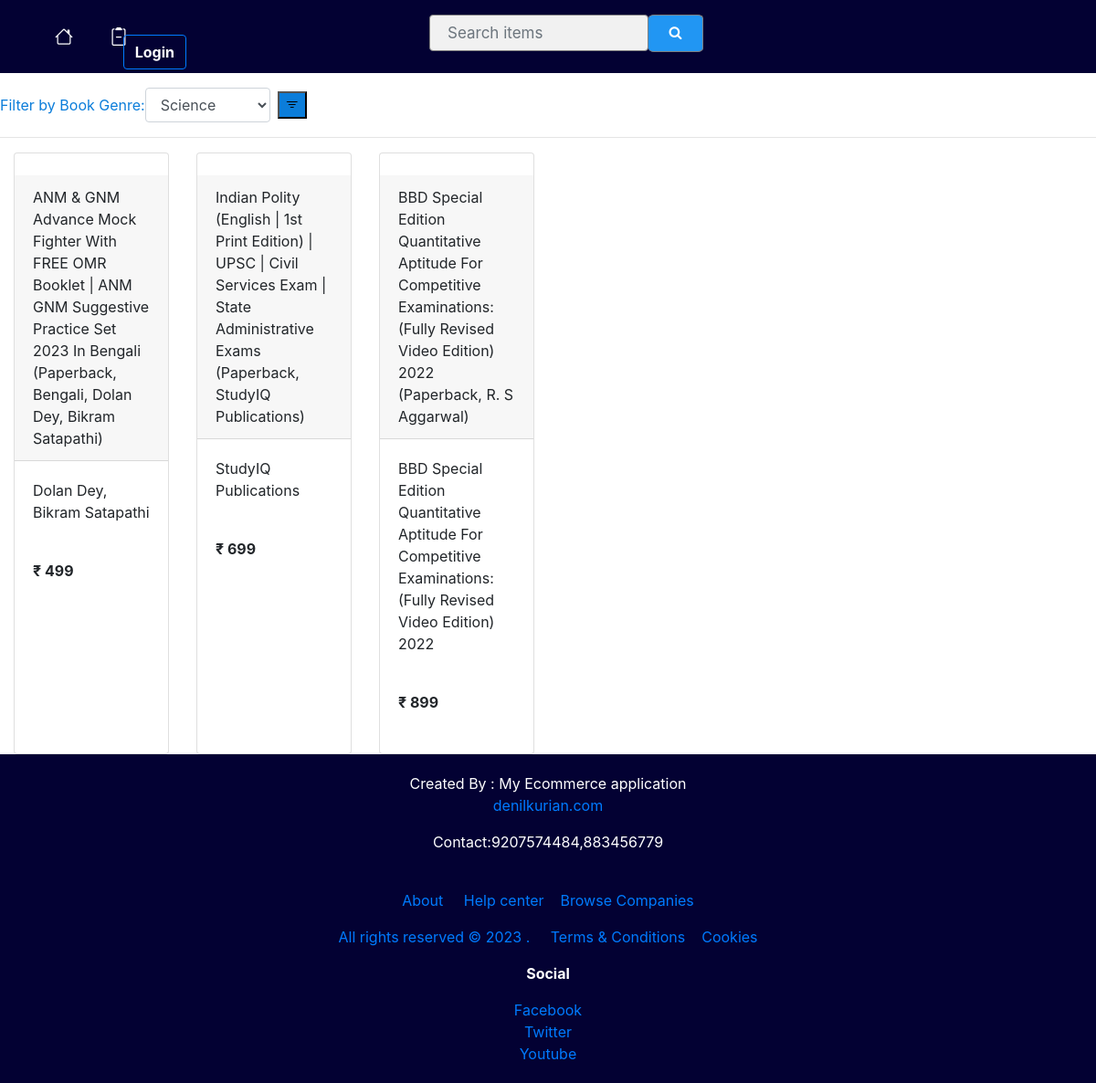
The page /list1/ on the database its author committed.
### book/models.py (models this page shows, shortened)
class Book(models.Model):
    user = models.ForeignKey(User,on_delete=models.CASCADE ,blank=True, null=True)
    book_type = models.CharField(max_length=200, choices=Type1)
    title = models.CharField(max_length=200)
    author = models.CharField(max_length=150)
    description = models.CharField(max_length=500)
    price = models.IntegerField()
    image_url = models.CharField(max_length=2000, blank=True)
    genre=models.CharField(max_length=200)
    book_available = models.BooleanField(blank=True)

### book/views.py (the view)
# urls.py: path('list1/',list1.as_view(),name='list1'),
class list1(ListView):
    model = Book
    fields =['title','author','description','price','image_url','review','book_available']
    context_object_name = 'lists'
    template_name = 'list1.html'

### templates/list1.html (shortened to what this page needs)
{% block content %}
{% load static %}
{% include 'navbar.html' %}
<!DOCTYPE html>
<html lang="en" xmlns="http://www.w3.org/1999/html">
<head>
    <link rel="stylesheet" href="https://cdn.jsdelivr.net/npm/bootstrap-icons@1.10.3/font/bootstrap-icons.css">
    <link rel="stylesheet" type="text/css" href="{% static 'css/list1.css' %}"/>
    <link rel="stylesheet" href="https://cdn.jsdelivr.net/npm/bootstrap@4.0.0/dist/css/bootstrap.min.css">
</head>
<body>
<form action="{% url 'filter' %}" method="get" class="form-inline">
  <label style="color:#0b7dda;" for="cars">Filter by Book Genre:</label>
  <select name="f" id="cars"  class="form-control mr-sm-2" >
    <option   style="color:#0b7dda" value="Science">Science</option>
  </select>
  <button style="background-color:#0b7dda" type="submit"><i class="bi bi-filter"></i></button>
</form>
<hr>
<div class="container-fluid">
    <div class="row">
    {% for i in lists %}
        <div class="col-sm-2 d-flex align-item-stretch">
            <div class="card">
           <a href="{% url 'detail1' i.pk %}" ><center><div class="image"><img src="{{ i.image_url }}" class="card-image-top"  width="70%"  alt=""></div></center></a>
                    <div class="card-header">{{i.title}}</div>
                    <div class="card-body">
                        <div class="card-text"><p>{{i.author}}</p></div><br>
                        <div class="card-text"><b>₹ {{i.price}}</b></div>
                    </div><br>
            </div>
        </div>
    {% endfor %}
    </div>
</div>
{% include 'footer.html' %}
{% endblock content %}
</body>
</html>

### templates/navbar.html (shortened to what this page needs)
{% load static %}
<!DOCTYPE html>
<html lang="en">
<head>
    <link rel="stylesheet" href="https://cdn.jsdelivr.net/npm/bootstrap@4.4.1/dist/css/bootstrap.min.css">
    <link rel="stylesheet" type="text/css" href="{% static 'css/nav.css' %}"/>
    <link rel="stylesheet" href="https://cdnjs.cloudflare.com/ajax/libs/font-awesome/4.7.0/css/font-awesome.min.css">
<link rel="stylesheet" href="https://cdn.jsdelivr.net/npm/bootstrap-icons@1.10.3/font/bootstrap-icons.css">
    <link href=
"http://ajax.googleapis.com/ajax/libs/jqueryui/1.8.16/themes/ui-lightness/jquery-ui.css"
        rel="stylesheet" type="text/css" />
</head>
<body >
<ul class="q">
  <li class="items"><a href="{% url 'homepage' %}" style="color:white"><i style="font-size:20px" class="bi bi-house"></i></a></li>
  <li class="items"><a href="#news" style="color:white"><i style="font-size:20px"  class="bi bi-clipboard2-minus"></i></a></li>
     {% if request.user.is_authenticated %}
    <li class="login-btn"><a class="btn btn-outline-dark" href="{% url 'signout' %}" style="color:white">Logout</a></li>
    {% else %}
  <li class="login-btn"><a class="btn btn-outline-primary" href="/signin" style="color:white"><b>Login</b></a></li>
{% endif %}
    <form class="example" style="margin:auto;max-width:300px" action="{% url 'search' %}" method="get">
        <div class="form-group">
  <input class="form-control "  id="tags"  type="text" placeholder="Search items" name="q"  ></div>
        <button  type="submit"><i class="fa fa-search"></i></button>
</form>
</ul>
</body>
</html>

### templates/footer.html (shortened to what this page needs)
{% load static %}
<!DOCTYPE html>
<html lang="en">
<head>
      <link rel="stylesheet" type="text/css" href="{% static 'css/footer.css' %}"/>
</head>
<body>
<div class="footers">
<footer>
  <p>Created By : My Ecommerce application<br>
  <a href="https://in.images.search.yahoo.com/yhs/search;_ylt=Awrx.3b7VhVkYMcU8TfnHgx.;_ylu=Y29sbwMEcG9zAzEEdnRpZAMEc2VjA3BpdnM-?p=career+buddy+images&type=fc_ABF530B7983_s69_g_e_d052222_n0670_c4&param1=7&param2=eJw1i8GOgzAMRH%2FFx1aqgh2SAOHaL%2Bi16iFNUhoRCGqpWO3Xr5G29sFvPDNDCtf%2BdjkTomw6eT3dZtZoGmTcLdSSh4VnofimhUEq7KzCprYqoLOtlq312ktbB6etpEdrqcM9PsTC%2BTQzfhzTVH5Tzq7SAuGwpTmU7Q3zCoQCe%2BCHUT38GHUEtyw5bvE%2BprXSdSNqA4fxuU75BDmNEYbox3IE%2F3yVKVZEJHBfeLuHe6VvJYbh3yNjSCj1BwdfRVM%3D&hsimp=yhs-2461&hspart=fc&ei=UTF-8&fr=yhs-fc-2461">denilkurian.com</a></p>
    <p>Contact:9207574484,883456779</p><br>
    <a href="#"><p>About&nbsp;&nbsp;&nbsp;&nbsp;   Help center&nbsp;&nbsp;&nbsp;&nbsp;Browse Companies</p></a>
    <a href="#"><p>All rights reserved © 2023 .&nbsp;&nbsp;&nbsp;&nbsp;   Terms & Conditions&nbsp;&nbsp;&nbsp;&nbsp;Cookies</p></a>
    <center><p><b>Social</b></p>
     <a href="#">Facebook</a><br>
     <a href="#">Twitter</a><br>
     <a href="#">Youtube</a>
     </center>
</footer></div>
</body>
</html>

### book/static/css/nav.css (style rules this page uses)
.q { list-style-type: none; margin: 10; padding: 6; overflow: hidden; background-color: #030133; border: 3px blue; }
.items { float: left; }
.items a { display: block; color: black; text-align: center; padding: 25px 20px; text-decoration: none; }
* { box-sizing: border-box; }
form.example input[type=text] { padding: 19px; font-size: 17px; border: 1px solid grey; float: left; width: 80%; background: #f1f1f1; }
form.example button { border-radius:10%; float: left; width: 20%; padding: 8px; background: #2196F3; color: white; font-size: 15px; border: 1px solid grey; border-left: none; cursor: pointer; }
form.example::after { content: ""; clear: both; display: table; }
.login-btn { position:absolute; top:3.2%; right:83% }

### book/static/css/list1.css (style rules this page uses)
.card { width: 260px; }

### book/static/css/footer.css (style rules this page uses)
.footers { text-align: center; padding: 20px; background-color: #030133; color:white; border:3px white; }

### rows shown on the page
Book: title "ANM & GNM Advance Mock Fighter With FREE OMR Booklet | ANM GNM Suggestive Practice Set 2023 In Bengali (Paperback, Bengali, Dolan Dey, Bikram Satapathi)", author "Dolan Dey, Bikram Satapathi", price "499"
Book: title "Indian Polity (English | 1st Print Edition) | UPSC | Civil Services Exam | State Administrative Exams (Paperback, StudyIQ Publications)", author "StudyIQ Publications", price "699"
Book: title "BBD Special Edition Quantitative Aptitude For Competitive Examinations: (Fully Revised Video Edition) 2022 (Paperback, R. S Aggarwal)", author "BBD Special Edition Quantitative Aptitude For Competitive Examinations: (Fully Revised Video Edition) 2022", price "899"
